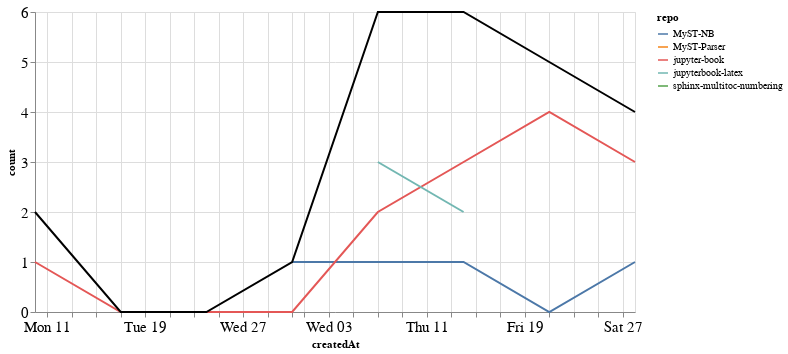

The notebook cell saved with this chart:
### Markdown cell above
### Comments

### Code cell
comments_time = comments.groupby('repo').resample('W', on='createdAt').count()['author'].reset_index()
comments_time = comments_time.rename(columns={'author': 'count'})
comments_time_total = comments_time.groupby('createdAt').agg({"count": "sum"}).reset_index()
ch1 = alt.Chart(comments_time, width=600).mark_line().encode(
    x='createdAt',
    y='count',
    color='repo',
    tooltip="repo"
)

ch2 = alt.Chart(comments_time_total, width=600).mark_line(color="black").encode(
    x='createdAt',
    y='count',
)

ch1 + ch2

### Figure 1 — Vega-Lite specification as saved in the notebook (floating-point values rounded to 4 significant figures)
{"config": {"axisLeft": {"labelFontSize": 15}, "axisBottom": {"labelFontSize": 15}}, "layer": [{"data": {"name": "data-af0073883b13450f0780b32dd78ecce4"}, "mark": "line", "encoding": {"color": {"type": "nominal", "field": "repo"}, "tooltip": {"type": "nominal", "field": "repo"}, "x": {"type": "temporal", "field": "createdAt"}, "y": {"type": "quantitative", "field": "count"}}, "width": 600}, {"data": {"name": "data-85fca311fcf0d8cb55d328c592060698"}, "mark": {"type": "line", "color": "black"}, "encoding": {"x": {"type": "temporal", "field": "createdAt"}, "y": {"type": "quantitative", "field": "count"}}, "width": 600}], "$schema": "https://vega.github.io/schema/vega-lite/v4.8.1.json", "datasets": {"data-af0073883b13450f0780b32dd78ecce4": [{"repo": "MyST-NB", "createdAt": "2021-01-31T00:00:00", "count": 1}, {"repo": "MyST-NB", "createdAt": "2021-02-07T00:00:00", "count": 1}, {"repo": "MyST-NB", "createdAt": "2021-02-14T00:00:00", "count": 1}, {"repo": "MyST-NB", "createdAt": "2021-02-21T00:00:00", "count": 0}, {"repo": "MyST-NB", "createdAt": "2021-02-28T00:00:00", "count": 1}, {"repo": "MyST-Parser", "createdAt": "2021-02-21T00:00:00", "count": 1}, {"repo": "jupyter-book", "createdAt": "2021-01-10T00:00:00", "count": 1}, {"repo": "jupyter-book", "createdAt": "2021-01-17T00:00:00", "count": 0}, {"repo": "jupyter-book", "createdAt": "2021-01-24T00:00:00", "count": 0}, {"repo": "jupyter-book", "createdAt": "2021-01-31T00:00:00", "count": 0}, {"repo": "jupyter-book", "createdAt": "2021-02-07T00:00:00", "count": 2}, {"repo": "jupyter-book", "createdAt": "2021-02-14T00:00:00", "count": 3}, {"repo": "jupyter-book", "createdAt": "2021-02-21T00:00:00", "count": 4}, {"repo": "jupyter-book", "createdAt": "2021-02-28T00:00:00", "count": 3}, {"repo": "jupyterbook-latex", "createdAt": "2021-02-07T00:00:00", "count": 3}, {"repo": "jupyterbook-latex", "createdAt": "2021-02-14T00:00:00", "count": 2}, {"repo": "sphinx-multitoc-numbering", "createdAt": "2021-01-10T00:00:00", "count": 1}], "data-85fca311fcf0d8cb55d328c592060698": [{"createdAt": "2021-01-10T00:00:00", "count": 2}, {"createdAt": "2021-01-17T00:00:00", "count": 0}, {"createdAt": "2021-01-24T00:00:00", "count": 0}, {"createdAt": "2021-01-31T00:00:00", "count": 1}, {"createdAt": "2021-02-07T00:00:00", "count": 6}, {"createdAt": "2021-02-14T00:00:00", "count": 6}, {"createdAt": "2021-02-21T00:00:00", "count": 5}, {"createdAt": "2021-02-28T00:00:00", "count": 4}]}}
